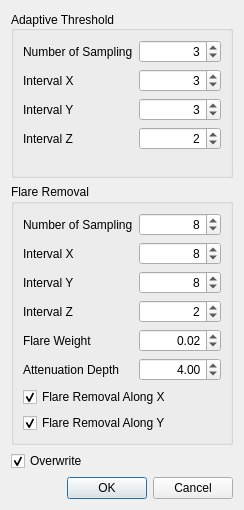
<?xml version="1.0" encoding="UTF-8"?>
<ui version="4.0">
 <class>DenoiseDialog</class>
 <widget class="QDialog" name="DenoiseDialog">
  <property name="geometry">
   <rect>
    <x>0</x>
    <y>0</y>
    <width>244</width>
    <height>510</height>
   </rect>
  </property>
  <property name="windowTitle">
   <string>Dialog</string>
  </property>
  <layout class="QVBoxLayout" name="verticalLayout">
   <item>
    <widget class="QGroupBox" name="groupBox">
     <property name="acceptDrops">
      <bool>false</bool>
     </property>
     <property name="title">
      <string>Adaptive Threshold</string>
     </property>
     <property name="alignment">
      <set>Qt::AlignLeading|Qt::AlignLeft|Qt::AlignVCenter</set>
     </property>
     <property name="flat">
      <bool>false</bool>
     </property>
     <property name="checkable">
      <bool>false</bool>
     </property>
     <layout class="QFormLayout" name="formLayout">
      <item row="0" column="0">
       <widget class="QLabel" name="label">
        <property name="text">
         <string>Number of Sampling</string>
        </property>
       </widget>
      </item>
      <item row="0" column="1">
       <widget class="QSpinBox" name="sb_at_n">
        <property name="alignment">
         <set>Qt::AlignRight|Qt::AlignTrailing|Qt::AlignVCenter</set>
        </property>
        <property name="minimum">
         <number>1</number>
        </property>
        <property name="value">
         <number>3</number>
        </property>
       </widget>
      </item>
      <item row="1" column="0">
       <widget class="QLabel" name="label_2">
        <property name="text">
         <string>Interval X</string>
        </property>
       </widget>
      </item>
      <item row="1" column="1">
       <widget class="QSpinBox" name="sb_at_x">
        <property name="alignment">
         <set>Qt::AlignRight|Qt::AlignTrailing|Qt::AlignVCenter</set>
        </property>
        <property name="minimum">
         <number>1</number>
        </property>
        <property name="value">
         <number>3</number>
        </property>
       </widget>
      </item>
      <item row="2" column="0">
       <widget class="QLabel" name="label_3">
        <property name="text">
         <string>Interval Y</string>
        </property>
       </widget>
      </item>
      <item row="2" column="1">
       <widget class="QSpinBox" name="sb_at_y">
        <property name="alignment">
         <set>Qt::AlignRight|Qt::AlignTrailing|Qt::AlignVCenter</set>
        </property>
        <property name="minimum">
         <number>1</number>
        </property>
        <property name="value">
         <number>3</number>
        </property>
       </widget>
      </item>
      <item row="3" column="0">
       <widget class="QLabel" name="label_4">
        <property name="text">
         <string>Interval Z</string>
        </property>
       </widget>
      </item>
      <item row="3" column="1">
       <widget class="QSpinBox" name="sb_at_z">
        <property name="alignment">
         <set>Qt::AlignRight|Qt::AlignTrailing|Qt::AlignVCenter</set>
        </property>
        <property name="minimum">
         <number>1</number>
        </property>
        <property name="value">
         <number>2</number>
        </property>
       </widget>
      </item>
     </layout>
    </widget>
   </item>
   <item>
    <widget class="QGroupBox" name="groupBox_2">
     <property name="title">
      <string>Flare Removal</string>
     </property>
     <layout class="QFormLayout" name="formLayout_2">
      <item row="0" column="0">
       <widget class="QLabel" name="label_5">
        <property name="text">
         <string>Number of Sampling</string>
        </property>
       </widget>
      </item>
      <item row="0" column="1">
       <widget class="QSpinBox" name="sb_fr_n">
        <property name="alignment">
         <set>Qt::AlignRight|Qt::AlignTrailing|Qt::AlignVCenter</set>
        </property>
        <property name="minimum">
         <number>1</number>
        </property>
        <property name="value">
         <number>8</number>
        </property>
       </widget>
      </item>
      <item row="1" column="0">
       <widget class="QLabel" name="label_12">
        <property name="text">
         <string>Interval X</string>
        </property>
       </widget>
      </item>
      <item row="1" column="1">
       <widget class="QSpinBox" name="sb_fr_x">
        <property name="alignment">
         <set>Qt::AlignRight|Qt::AlignTrailing|Qt::AlignVCenter</set>
        </property>
        <property name="minimum">
         <number>1</number>
        </property>
        <property name="value">
         <number>8</number>
        </property>
       </widget>
      </item>
      <item row="2" column="0">
       <widget class="QLabel" name="label_6">
        <property name="text">
         <string>Interval Y</string>
        </property>
       </widget>
      </item>
      <item row="2" column="1">
       <widget class="QSpinBox" name="sb_fr_y">
        <property name="alignment">
         <set>Qt::AlignRight|Qt::AlignTrailing|Qt::AlignVCenter</set>
        </property>
        <property name="minimum">
         <number>1</number>
        </property>
        <property name="value">
         <number>8</number>
        </property>
       </widget>
      </item>
      <item row="3" column="0">
       <widget class="QLabel" name="label_11">
        <property name="text">
         <string>Interval Z</string>
        </property>
       </widget>
      </item>
      <item row="3" column="1">
       <widget class="QSpinBox" name="sb_fr_z">
        <property name="alignment">
         <set>Qt::AlignRight|Qt::AlignTrailing|Qt::AlignVCenter</set>
        </property>
        <property name="minimum">
         <number>1</number>
        </property>
        <property name="value">
         <number>2</number>
        </property>
       </widget>
      </item>
      <item row="4" column="0">
       <widget class="QLabel" name="label_8">
        <property name="text">
         <string>Flare Weight</string>
        </property>
       </widget>
      </item>
      <item row="4" column="1">
       <widget class="QDoubleSpinBox" name="sb_fr_w">
        <property name="alignment">
         <set>Qt::AlignRight|Qt::AlignTrailing|Qt::AlignVCenter</set>
        </property>
        <property name="maximum">
         <double>1.000000000000000</double>
        </property>
        <property name="singleStep">
         <double>0.010000000000000</double>
        </property>
        <property name="value">
         <double>0.020000000000000</double>
        </property>
       </widget>
      </item>
      <item row="5" column="0">
       <widget class="QLabel" name="label_9">
        <property name="text">
         <string>Attenuation Depth</string>
        </property>
       </widget>
      </item>
      <item row="5" column="1">
       <widget class="QDoubleSpinBox" name="sb_fr_d">
        <property name="alignment">
         <set>Qt::AlignRight|Qt::AlignTrailing|Qt::AlignVCenter</set>
        </property>
        <property name="minimum">
         <double>1.000000000000000</double>
        </property>
        <property name="value">
         <double>4.000000000000000</double>
        </property>
       </widget>
      </item>
      <item row="6" column="0" colspan="2">
       <widget class="QCheckBox" name="fr_x">
        <property name="text">
         <string>Flare Removal Along X</string>
        </property>
        <property name="checked">
         <bool>true</bool>
        </property>
        <property name="autoRepeat">
         <bool>false</bool>
        </property>
       </widget>
      </item>
      <item row="7" column="0" colspan="2">
       <widget class="QCheckBox" name="fr_y">
        <property name="text">
         <string>Flare Removal Along Y</string>
        </property>
        <property name="checked">
         <bool>true</bool>
        </property>
       </widget>
      </item>
     </layout>
    </widget>
   </item>
   <item>
    <widget class="QCheckBox" name="over">
     <property name="text">
      <string>Overwrite</string>
     </property>
     <property name="checked">
      <bool>true</bool>
     </property>
    </widget>
   </item>
   <item>
    <widget class="QDialogButtonBox" name="buttonBox">
     <property name="orientation">
      <enum>Qt::Horizontal</enum>
     </property>
     <property name="standardButtons">
      <set>QDialogButtonBox::Cancel|QDialogButtonBox::Ok</set>
     </property>
    </widget>
   </item>
  </layout>
 </widget>
 <resources/>
 <connections>
  <connection>
   <sender>buttonBox</sender>
   <signal>accepted()</signal>
   <receiver>DenoiseDialog</receiver>
   <slot>accept()</slot>
   <hints>
    <hint type="sourcelabel">
     <x>248</x>
     <y>254</y>
    </hint>
    <hint type="destinationlabel">
     <x>157</x>
     <y>274</y>
    </hint>
   </hints>
  </connection>
  <connection>
   <sender>buttonBox</sender>
   <signal>rejected()</signal>
   <receiver>DenoiseDialog</receiver>
   <slot>reject()</slot>
   <hints>
    <hint type="sourcelabel">
     <x>316</x>
     <y>260</y>
    </hint>
    <hint type="destinationlabel">
     <x>286</x>
     <y>274</y>
    </hint>
   </hints>
  </connection>
 </connections>
</ui>
